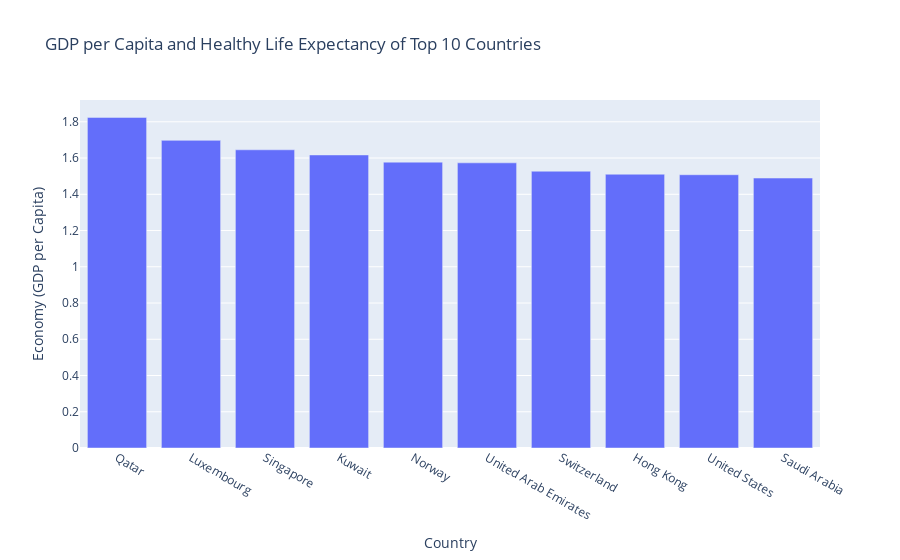

The notebook cell this image was saved under:
### Code cell
# Identify the top 10 countries by GDP per capita and Healthy Life Expectancy
top_10 = preprocessed_df.nlargest(10,'Economy (GDP per Capita)')

# Create a bar chart to show the GDP per capita and Healthy Life Expectancy of the top 10 countries

fig1 = px.bar(top_10, x='Country', 
              y='Economy (GDP per Capita)', 
              title='GDP per Capita and Healthy Life Expectancy of Top 10 Countries')

# Display the figure
fig1.show()

### Figure 1 — Plotly figure (JSON) as saved in the notebook; plotly's stock layout.template omitted (floating-point values rounded to 4 significant figures)
{"data": [{"alignmentgroup": "True", "hovertemplate": "Country=%{x}<br>Economy (GDP per Capita)=%{y}<extra></extra>", "legendgroup": "", "marker": {"color": "#636efa", "pattern": {"shape": ""}}, "name": "", "offsetgroup": "", "orientation": "v", "showlegend": false, "textposition": "auto", "type": "bar", "x": ["Qatar", "Luxembourg", "Singapore", "Kuwait", "Norway", "United Arab Emirates", "Switzerland", "Hong Kong", "United States", "Saudi Arabia"], "xaxis": "x", "y": [1.824, 1.698, 1.646, 1.617, 1.577, 1.574, 1.527, 1.511, 1.508, 1.49], "yaxis": "y"}], "layout": {"barmode": "relative", "legend": {"tracegroupgap": 0}, "title": {"text": "GDP per Capita and Healthy Life Expectancy of Top 10 Countries"}, "xaxis": {"anchor": "y", "domain": [0, 1], "title": {"text": "Country"}}, "yaxis": {"anchor": "x", "domain": [0, 1], "title": {"text": "Economy (GDP per Capita)"}}}}
